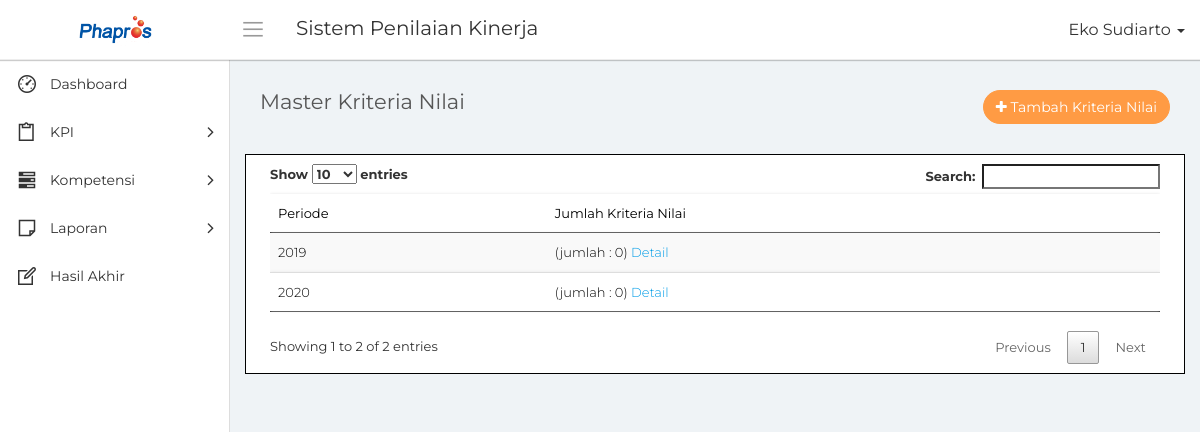
The page /kriteria_nilai.php (signed in) on the database as committed earlier.
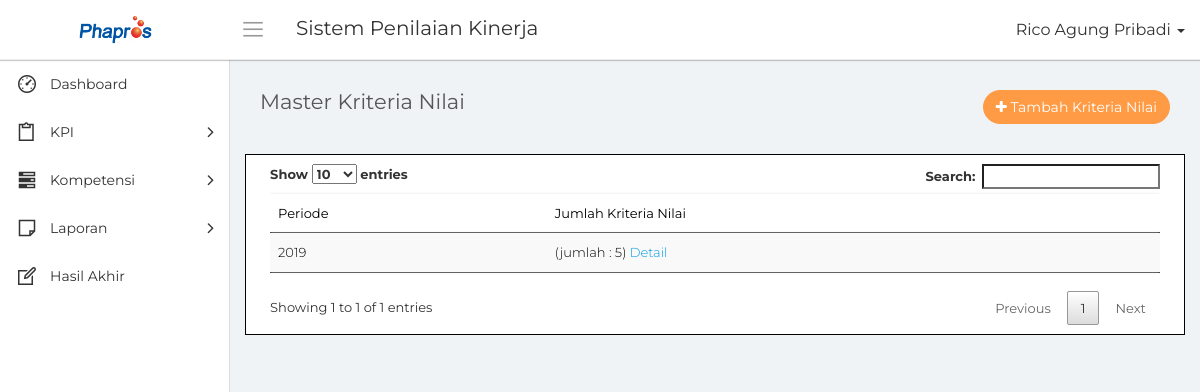
The same page on the database as committed later.
### tables this page shows
CREATE TABLE `mst_periode` (
  `id_periode` bigint(20) NOT NULL,
  `tahun` int(10) NOT NULL,
  `status` int(5) NOT NULL
);

### conn/database.php (called while the page is built, shortened)
<?php
	class database{
		function __construct(){
			$this->connection = new mysqli('localhost', 'root', '','phapros_final');
		}
		function tampil_periode($id_periode = null){
			$hasil = [];
			if($id_periode == null)
				$query = $this->connection->query("SELECT * FROM mst_periode");
			else
				$query = $this->connection->query("SELECT * FROM mst_periode WHERE id_periode = '$id_periode'");
			while($tampil = $query->fetch_array())
				$hasil[] = $tampil;
			return $hasil;
		}
		function hitung_kriteria($id_periode = null)
		{
			$query = $this->connection->query("SELECT * FROM kriteria_nilai WHERE id_periode = '$id_periode'");
			$jml = 0;
			while($t = $query->fetch_array())
				$jml = $jml+1;
			return $jml;
		}
	}
?>

### kriteria_nilai.php (the view, shortened to what this page needs)
<?php
    include "conn/database.php";
    $db = new database();
    $nama = $_SESSION['nama'];
?>
<!DOCTYPE html>
<html>
    <head>
        <link rel="stylesheet" type="text/css" href="assets/css/bootstrap.min.css">
        <link rel="stylesheet" type="text/css" href="assets/css/font-awesome.min.css">
        <link rel="stylesheet" type="text/css" href="assets/css/line-awesome.min.css">
        <link rel="stylesheet" type="text/css" href="assets/css/datatables.min.css"/>
		<link rel="stylesheet" type="text/css" href="assets/css/select2.min.css">
		<link rel="stylesheet" type="text/css" href="assets/css/bootstrap-datetimepicker.min.css">
        <link rel="stylesheet" type="text/css" href="assets/css/style.css">
    </head>
    <body>
        <div class="main-wrapper">
            <div class="header">
				<div class="header-left">
                    <a href="index.php" class="logo">
						<img src="assets/img/logo.png" width="75" height="" alt="">
					</a>
                </div>
				<a id="toggle_btn" href="javascript:void(0);"><i class="la la-bars"></i></a>
                <div class="page-title-box pull-left">
					<h3>Sistem Penilaian Kinerja</h3>
                </div>
				<ul class="nav navbar-nav navbar-right user-menu pull-right">
					<li class="dropdown">
						<a href="" class="dropdown-toggle user-link" data-toggle="dropdown" title="Admin">
							<span>
                                <?php echo $nama; ?>
                            </span>
							<i class="caret"></i>
						</a>
					</li>
				</ul>
            </div>
            <div class="sidebar" id="sidebar">
                <div class="sidebar-inner slimscroll">
					<div id="sidebar-menu" class="sidebar-menu">
						<ul>
							<li>
								<a href="index.php"><i class="la la-dashboard"></i> <span>Dashboard</span></a>
							</li>
                            <li class="submenu">
								<a href="#"><i class="la la-clipboard"></i> <span> KPI</span> <span class="menu-arrow"></span></a>
							</li>
							<li class="submenu">
								<a href="#"><i class="la la-tasks"></i> <span> Kompetensi</span> <span class="menu-arrow"></span></a>
							</li>
                            <li class="submenu">
                                <a href="#"><i class="la la-sticky-note-o"></i> <span> Laporan</span> <span class="menu-arrow"></span></a>
							</li>
                            <li class="">
								<a href="hasil_akhir.php"><i class="la la-edit"></i> <span>Hasil Akhir</span></a>
							</li>
						</ul>
					</div>
                </div>
            </div>
            <div class="page-wrapper">
                <div class="content container-fluid">
					<div class="row">
						<div class="col-xs-8">
							<h4 class="page-title">Master Kriteria Nilai</h4>
						</div>
						<div class="col-xs-4 text-right m-b-30">
							<a href="input_kriteria.php" class="btn btn-primary rounded pull-right"><i class="fa fa-plus"></i> Tambah Kriteria Nilai</a>
						</div>
					</div>
					<div class="row" style="border:1px solid black;color:black; background-color:white; padding:1%;">
						<div class="col-md-12">
							<div class="table-responsive">
								<table class="table table-striped custom-table m-b-0 display" id="tabel">
									<thead>
										<tr>
											<th>Periode</th>
                                            <th>Jumlah Kriteria Nilai</th>
										</tr>
									</thead>
									<tbody>
                                    <?php
                                        foreach($db->tampil_periode(null) as $data)
                                        {
                                    ?>
                                            <tr>
                                                <td><?php echo $data['tahun']; ?></td>
                                                <td>(jumlah : <?php echo ($db->hitung_kriteria($data['id_periode'])); ?>) <a href="detail_kriteria.php?id_periode=<?php echo $data['id_periode']; ?>">Detail</a></td>
                                            </tr>
                                    <?php
                                        }
                                    ?>
									</tbody>
								</table>
							</div>
						</div>
					</div>
                </div>
            </div>
        </div>
    </body>
</html>

Rows that differ between the two databases and show on the page:
removed mst_periode: tahun "2019", hitung_kriteria "0"
removed mst_periode: tahun "2020", hitung_kriteria "0"
added mst_periode: tahun "2019", hitung_kriteria "5"
Other text that changed with them:
$nama: "Eko Sudiarto" → "Rico Agung Pribadi"
text written by a page script: "Show entries Search: Showing 1 to 2 of 2 entries Previous 1 Next" → "Show entries Search: Showing 1 to 1 of 1 entries Previous 1 Next"
